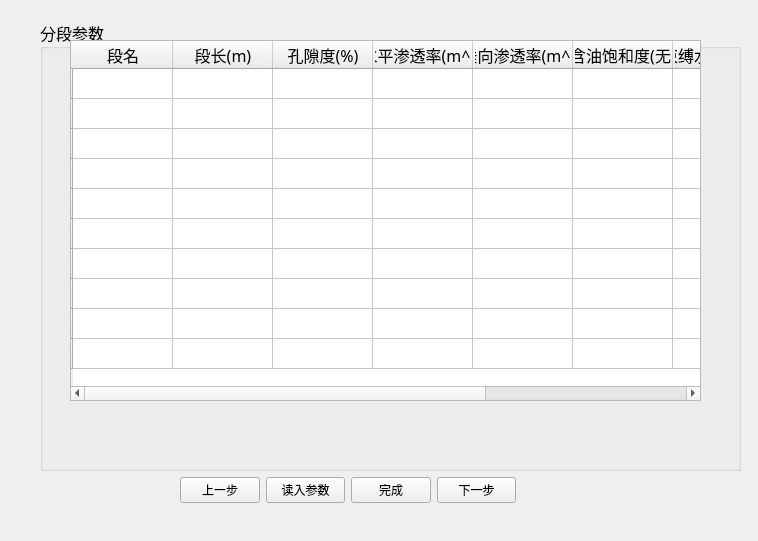
<?xml version="1.0" encoding="UTF-8"?>
<ui version="4.0">
 <class>fragment_Paras</class>
 <widget class="QWidget" name="fragment_Paras">
  <property name="geometry">
   <rect>
    <x>0</x>
    <y>0</y>
    <width>758</width>
    <height>541</height>
   </rect>
  </property>
  <property name="windowTitle">
   <string>分段参数2</string>
  </property>
  <widget class="QGroupBox" name="groupBox_Gas_Injection_paras">
   <property name="geometry">
    <rect>
     <x>40</x>
     <y>20</y>
     <width>701</width>
     <height>451</height>
    </rect>
   </property>
   <property name="font">
    <font>
     <family>宋体</family>
     <pointsize>12</pointsize>
    </font>
   </property>
   <property name="title">
    <string>分段参数</string>
   </property>
   <widget class="QTableWidget" name="tableWidget_fragment_Paras">
    <property name="geometry">
     <rect>
      <x>30</x>
      <y>20</y>
      <width>631</width>
      <height>361</height>
     </rect>
    </property>
    <row>
     <property name="text">
      <string/>
     </property>
    </row>
    <row>
     <property name="text">
      <string/>
     </property>
    </row>
    <row>
     <property name="text">
      <string/>
     </property>
    </row>
    <row>
     <property name="text">
      <string/>
     </property>
    </row>
    <row>
     <property name="text">
      <string/>
     </property>
    </row>
    <row>
     <property name="text">
      <string/>
     </property>
    </row>
    <row>
     <property name="text">
      <string/>
     </property>
    </row>
    <row>
     <property name="text">
      <string/>
     </property>
    </row>
    <row>
     <property name="text">
      <string/>
     </property>
    </row>
    <row>
     <property name="text">
      <string/>
     </property>
    </row>
    <column>
     <property name="text">
      <string>段名</string>
     </property>
    </column>
    <column>
     <property name="text">
      <string>段长(m)</string>
     </property>
    </column>
    <column>
     <property name="text">
      <string>孔隙度(%)</string>
     </property>
    </column>
    <column>
     <property name="text">
      <string>水平渗透率(m^2)</string>
     </property>
    </column>
    <column>
     <property name="text">
      <string>垂向渗透率(m^2)</string>
     </property>
    </column>
    <column>
     <property name="text">
      <string>原始含油饱和度(无量纲)</string>
     </property>
    </column>
    <column>
     <property name="text">
      <string>初始束缚水饱和度(无量纲)</string>
     </property>
    </column>
    <column>
     <property name="text">
      <string>束缚水饱和度增量(无量纲)</string>
     </property>
    </column>
    <column>
     <property name="text">
      <string>最大可动油饱和度(无量纲)</string>
     </property>
    </column>
    <item row="0" column="0">
     <property name="text">
      <string/>
     </property>
    </item>
    <item row="0" column="2">
     <property name="text">
      <string/>
     </property>
    </item>
    <item row="0" column="3">
     <property name="text">
      <string/>
     </property>
    </item>
    <item row="0" column="4">
     <property name="text">
      <string/>
     </property>
    </item>
    <item row="0" column="5">
     <property name="text">
      <string/>
     </property>
    </item>
    <item row="0" column="6">
     <property name="text">
      <string/>
     </property>
    </item>
    <item row="0" column="7">
     <property name="text">
      <string/>
     </property>
    </item>
    <item row="0" column="8">
     <property name="text">
      <string/>
     </property>
    </item>
   </widget>
  </widget>
  <widget class="QWidget" name="widget" native="true">
   <property name="geometry">
    <rect>
     <x>180</x>
     <y>470</y>
     <width>336</width>
     <height>41</height>
    </rect>
   </property>
   <layout class="QHBoxLayout" name="horizontalLayout">
    <item>
     <widget class="QPushButton" name="pushButton_Thermophysical_LastStep">
      <property name="text">
       <string>上一步</string>
      </property>
     </widget>
    </item>
    <item>
     <widget class="QPushButton" name="pushButton_oil_para_load">
      <property name="text">
       <string>读入参数</string>
      </property>
     </widget>
    </item>
    <item>
     <widget class="QPushButton" name="pushButton_oil_para_finish">
      <property name="text">
       <string>完成</string>
      </property>
     </widget>
    </item>
    <item>
     <widget class="QPushButton" name="pushButton_oil_para_next">
      <property name="text">
       <string>下一步</string>
      </property>
     </widget>
    </item>
   </layout>
  </widget>
 </widget>
 <resources/>
 <connections/>
</ui>
